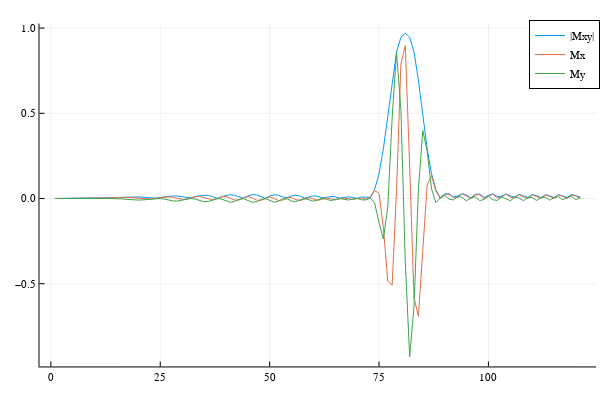

Here is the notebook cell this chart was saved with:
### Code cell
# test the previous BlochSim function
vars = matread("test_pulses/bsse_pulse_raw.mat")

b1 = 0:0.025:3;  # Gauss
nb1 = length(b1);

Mxd = zeros(nb1, 1)
Myd = zeros(nb1, 1)
Mzd = zeros(nb1, 1)
Mx0 = 0
My0 = 0
Mz0 = 1.0

rfp = transpose(vars["rfp_bs"] + vars["rfp_ss"]);

for ii = 1 : nb1
    rfg = [rfp; b1[ii]; Mx0; My0; Mz0];
    M = blochsim_B1(rfg)
    Mxd[ii] = M[1]
    Myd[ii] = M[2]
    Mzd[ii] = M[3]
end

plot(abs.(Complex.(Mxd, Myd)), label="|Mxy|")
plot!(Mxd, label="Mx")
plot!(Myd, label="My")
